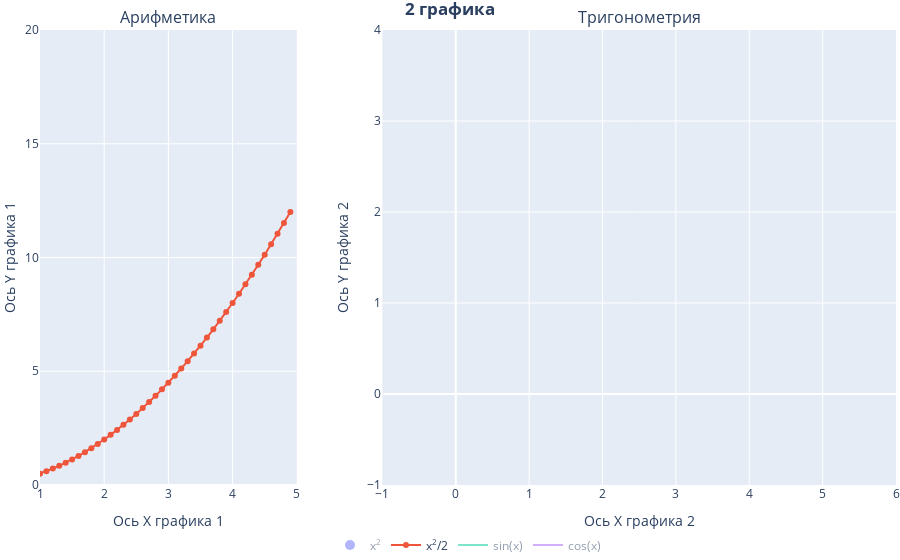

The notebook cell this image was saved under:
### Markdown cell above
## Новые графики

### Code cell
def f(x):
    return x**2
def h(x):
    return np.sin(x)
def k(x):
    return np.cos(x)

x = np.arange(0, 5, 0.1)
y = f(x)

# создаем фигуру с несколькими графиками (1 строка, 2 столбца)
# задаем имена каждому графику, задаем ширину столбцов
fig = make_subplots(
    rows=1, cols=2, 
    column_widths=[1, 2],
    subplot_titles=("Арифметика", "Тригонометрия")
)

# при add_trace теперь нужно указвать строку и столбец фигуры, где надо разместить элемент 
fig.add_trace(
    go.Scatter(
        x=x, 
        y=y, 
        mode='markers', 
        name='x<sup>2</sup>',
        marker=dict(size=10),
        visible='legendonly'
    ),
    row=1, col=1
)
fig.add_trace(
    go.Scatter(x=x, y=y/2,mode='lines+markers', name='x<sup>2</sup>/2'),
    row=1, col=1

)
fig.add_trace(
    go.Scatter(
        x=x,
        y=h(x),
        mode='lines',
        name='sin(x)',
        visible='legendonly',
    ),
    row=1, col=2
)
fig.add_trace(
    go.Scatter(
        x=x,
        y=k(x),
        mode='lines',
        name='cos(x)',
        visible='legendonly',
    ),
    row=1, col=2
)

fig.update_layout(
    legend_orientation='h', 
    margin= dict(l=0,r=0,t=30,b=0),
    legend = dict(x=0.5,xanchor="center"),
    title="<b>2 графика</b>", 
    title_x=0.5,
    hovermode='x unified'
)

fig.update_traces(
    hoverinfo='all',
    hovertemplate='Аргумент: %{x}<br>Функция: %{y}',
)
# для ограничения осей также надо задавать row и col
fig.update_yaxes(range=[0, 20], row=1, col=1)
fig.update_xaxes(range=[1, 5],row=1, col=1)
fig.update_xaxes(title='Ось X графика 1', col=1, row=1)
fig.update_xaxes(title='Ось X графика 2', col=2, row=1)
fig.update_yaxes(title='Ось Y графика 1', col=1, row=1)
fig.update_yaxes(title='Ось Y графика 2', col=2, row=1)
fig.show()

### Figure 1 — Plotly figure (JSON) as saved in the notebook; plotly's stock layout.template omitted (floating-point values rounded to 4 significant figures)
{"data": [{"hoverinfo": "all", "hovertemplate": "Аргумент: %{x}<br>Функция: %{y}", "marker": {"size": 10}, "mode": "markers", "name": "x<sup>2</sup>", "type": "scatter", "visible": "legendonly", "x": [0, 0.1, 0.2, 0.3, 0.4, 0.5, 0.6, 0.7, 0.8, 0.9, 1, 1.1, 1.2, 1.3, 1.4, 1.5, 1.6, 1.7, 1.8, 1.9, 2, 2.1, 2.2, 2.3, 2.4, 2.5, 2.6, 2.7, 2.8, 2.9, 3, 3.1, 3.2, 3.3, 3.4, 3.5, 3.6, 3.7, 3.8, 3.9, 4, 4.1, 4.2, 4.3, 4.4, 4.5, 4.6, 4.7, 4.8, 4.9], "xaxis": "x", "y": [0, 0.01, 0.04, 0.09, 0.16, 0.25, 0.36, 0.49, 0.64, 0.81, 1, 1.21, 1.44, 1.69, 1.96, 2.25, 2.56, 2.89, 3.24, 3.61, 4, 4.41, 4.84, 5.29, 5.76, 6.25, 6.76, 7.29, 7.84, 8.41, 9, 9.61, 10.24, 10.89, 11.56, 12.25, 12.96, 13.69, 14.44, 15.21, 16, 16.81, 17.64, 18.49, 19.36, 20.25, 21.16, 22.09, 23.04, 24.01], "yaxis": "y"}, {"hoverinfo": "all", "hovertemplate": "Аргумент: %{x}<br>Функция: %{y}", "mode": "lines+markers", "name": "x<sup>2</sup>/2", "type": "scatter", "x": [0, 0.1, 0.2, 0.3, 0.4, 0.5, 0.6, 0.7, 0.8, 0.9, 1, 1.1, 1.2, 1.3, 1.4, 1.5, 1.6, 1.7, 1.8, 1.9, 2, 2.1, 2.2, 2.3, 2.4, 2.5, 2.6, 2.7, 2.8, 2.9, 3, 3.1, 3.2, 3.3, 3.4, 3.5, 3.6, 3.7, 3.8, 3.9, 4, 4.1, 4.2, 4.3, 4.4, 4.5, 4.6, 4.7, 4.8, 4.9], "xaxis": "x", "y": [0, 0.005, 0.02, 0.045, 0.08, 0.125, 0.18, 0.245, 0.32, 0.405, 0.5, 0.605, 0.72, 0.845, 0.98, 1.125, 1.28, 1.445, 1.62, 1.805, 2, 2.205, 2.42, 2.645, 2.88, 3.125, 3.38, 3.645, 3.92, 4.205, 4.5, 4.805, 5.12, 5.445, 5.78, 6.125, 6.48, 6.845, 7.22, 7.605, 8, 8.405, 8.82, 9.245, 9.68, 10.12, 10.58, 11.05, 11.52, 12.01], "yaxis": "y"}, {"hoverinfo": "all", "hovertemplate": "Аргумент: %{x}<br>Функция: %{y}", "mode": "lines", "name": "sin(x)", "type": "scatter", "visible": "legendonly", "x": [0, 0.1, 0.2, 0.3, 0.4, 0.5, 0.6, 0.7, 0.8, 0.9, 1, 1.1, 1.2, 1.3, 1.4, 1.5, 1.6, 1.7, 1.8, 1.9, 2, 2.1, 2.2, 2.3, 2.4, 2.5, 2.6, 2.7, 2.8, 2.9, 3, 3.1, 3.2, 3.3, 3.4, 3.5, 3.6, 3.7, 3.8, 3.9, 4, 4.1, 4.2, 4.3, 4.4, 4.5, 4.6, 4.7, 4.8, 4.9], "xaxis": "x2", "y": [0, 0.09983, 0.1987, 0.2955, 0.3894, 0.4794, 0.5646, 0.6442, 0.7174, 0.7833, 0.8415, 0.8912, 0.932, 0.9636, 0.9854, 0.9975, 0.9996, 0.9917, 0.9738, 0.9463, 0.9093, 0.8632, 0.8085, 0.7457, 0.6755, 0.5985, 0.5155, 0.4274, 0.335, 0.2392, 0.1411, 0.04158, -0.05837, -0.1577, -0.2555, -0.3508, -0.4425, -0.5298, -0.6119, -0.6878, -0.7568, -0.8183, -0.8716, -0.9162, -0.9516, -0.9775, -0.9937, -0.9999, -0.9962, -0.9825], "yaxis": "y2"}, {"hoverinfo": "all", "hovertemplate": "Аргумент: %{x}<br>Функция: %{y}", "mode": "lines", "name": "cos(x)", "type": "scatter", "visible": "legendonly", "x": [0, 0.1, 0.2, 0.3, 0.4, 0.5, 0.6, 0.7, 0.8, 0.9, 1, 1.1, 1.2, 1.3, 1.4, 1.5, 1.6, 1.7, 1.8, 1.9, 2, 2.1, 2.2, 2.3, 2.4, 2.5, 2.6, 2.7, 2.8, 2.9, 3, 3.1, 3.2, 3.3, 3.4, 3.5, 3.6, 3.7, 3.8, 3.9, 4, 4.1, 4.2, 4.3, 4.4, 4.5, 4.6, 4.7, 4.8, 4.9], "xaxis": "x2", "y": [1, 0.995, 0.9801, 0.9553, 0.9211, 0.8776, 0.8253, 0.7648, 0.6967, 0.6216, 0.5403, 0.4536, 0.3624, 0.2675, 0.17, 0.07074, -0.0292, -0.1288, -0.2272, -0.3233, -0.4161, -0.5048, -0.5885, -0.6663, -0.7374, -0.8011, -0.8569, -0.9041, -0.9422, -0.971, -0.99, -0.9991, -0.9983, -0.9875, -0.9668, -0.9365, -0.8968, -0.8481, -0.791, -0.7259, -0.6536, -0.5748, -0.4903, -0.4008, -0.3073, -0.2108, -0.1122, -0.01239, 0.0875, 0.1865], "yaxis": "y2"}], "layout": {"annotations": [{"font": {"size": 16}, "showarrow": false, "text": "Арифметика", "x": 0.15, "xanchor": "center", "xref": "paper", "y": 1, "yanchor": "bottom", "yref": "paper"}, {"font": {"size": 16}, "showarrow": false, "text": "Тригонометрия", "x": 0.7, "xanchor": "center", "xref": "paper", "y": 1, "yanchor": "bottom", "yref": "paper"}], "hovermode": "x unified", "legend": {"orientation": "h", "x": 0.5, "xanchor": "center"}, "margin": {"b": 0, "l": 0, "r": 0, "t": 30}, "title": {"text": "<b>2 графика</b>", "x": 0.5}, "xaxis": {"anchor": "y", "domain": [0, 0.3], "range": [1, 5], "title": {"text": "Ось X графика 1"}}, "xaxis2": {"anchor": "y2", "domain": [0.4, 1], "title": {"text": "Ось X графика 2"}}, "yaxis": {"anchor": "x", "domain": [0, 1], "range": [0, 20], "title": {"text": "Ось Y графика 1"}}, "yaxis2": {"anchor": "x2", "domain": [0, 1], "title": {"text": "Ось Y графика 2"}}}}
